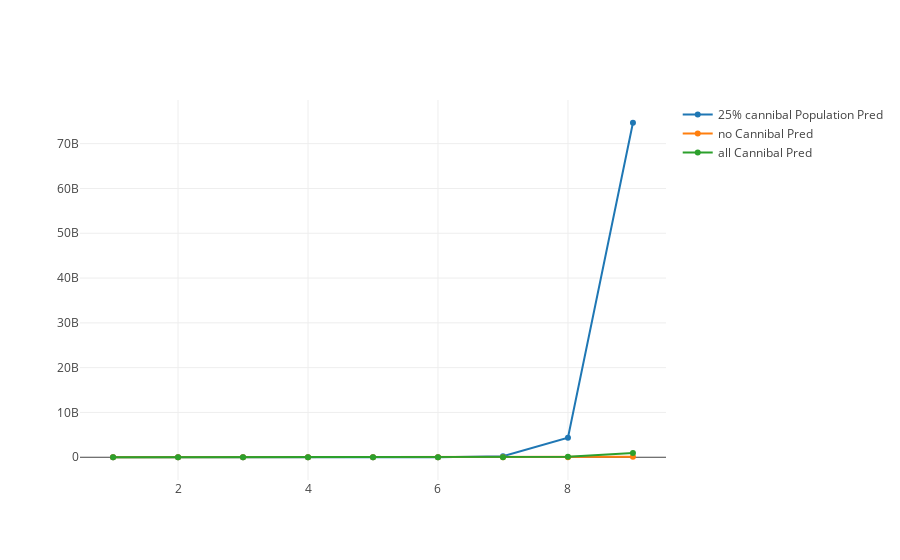

Notebook cell for this chart:
### Code cell
traceCannibalP = go.Scatter(x = times,
                       y = populationCannibalP,
                       mode = "lines+markers",
                       name = "25% cannibal Population Pred")

traceNonCannibalP = go.Scatter(x = times,
                       y = populationNonCannibalP,
                       mode = "lines+markers",
                       name = "no Cannibal Pred")

traceTotalP = go.Scatter(x = times,
                       y = populationTotalP,
                       mode = "lines+markers",
                       name = "all Cannibal Pred")

traceCannibalNP = go.Scatter(x = times,
                       y = populationCannibalNP,
                       mode = "lines+markers",
                       name = "25% cannibal no Pred")

traceNonCannibalNP = go.Scatter(x = times,
                       y = populationNonCannibalNP,
                       mode = "lines+markers",
                       name = "no Cannibal no Pred")

traceTotalNP = go.Scatter(x = times,
                       y = populationTotalNP,
                       mode = "lines+markers",
                       name = "all Cannibal no Pred")



data = [traceCannibalP, traceNonCannibalP, traceTotalP]

plotly.offline.iplot(data, filename='dataPlot')

### Figure 1 — Plotly figure (JSON) as saved in the notebook; plotly's stock layout.template omitted (floating-point values rounded to 4 significant figures)
{"data": [{"mode": "lines+markers", "name": "25% cannibal Population Pred", "type": "scatter", "x": [1, 2, 3, 4, 5, 6, 7, 8, 9], "y": [10, 157.4, 2938.0, 54460.0, 883900.0, 14670000.0, 244100000.0, 4349000000.0, 74670000000.0, 1360000000000.0]}, {"mode": "lines+markers", "name": "no Cannibal Pred", "type": "scatter", "x": [1, 2, 3, 4, 5, 6, 7, 8, 9], "y": [10, 81.51, 622.3, 4532.0, 32750.0, 254000.0, 1747000.0, 12280000.0, 87260000.0, 646600000.0]}, {"mode": "lines+markers", "name": "all Cannibal Pred", "type": "scatter", "x": [1, 2, 3, 4, 5, 6, 7, 8, 9], "y": [10, 106.2, 1026.0, 9928.0, 94320.0, 957800.0, 9585000.0, 94980000.0, 922300000.0, 8962000000.0]}], "layout": {}}
